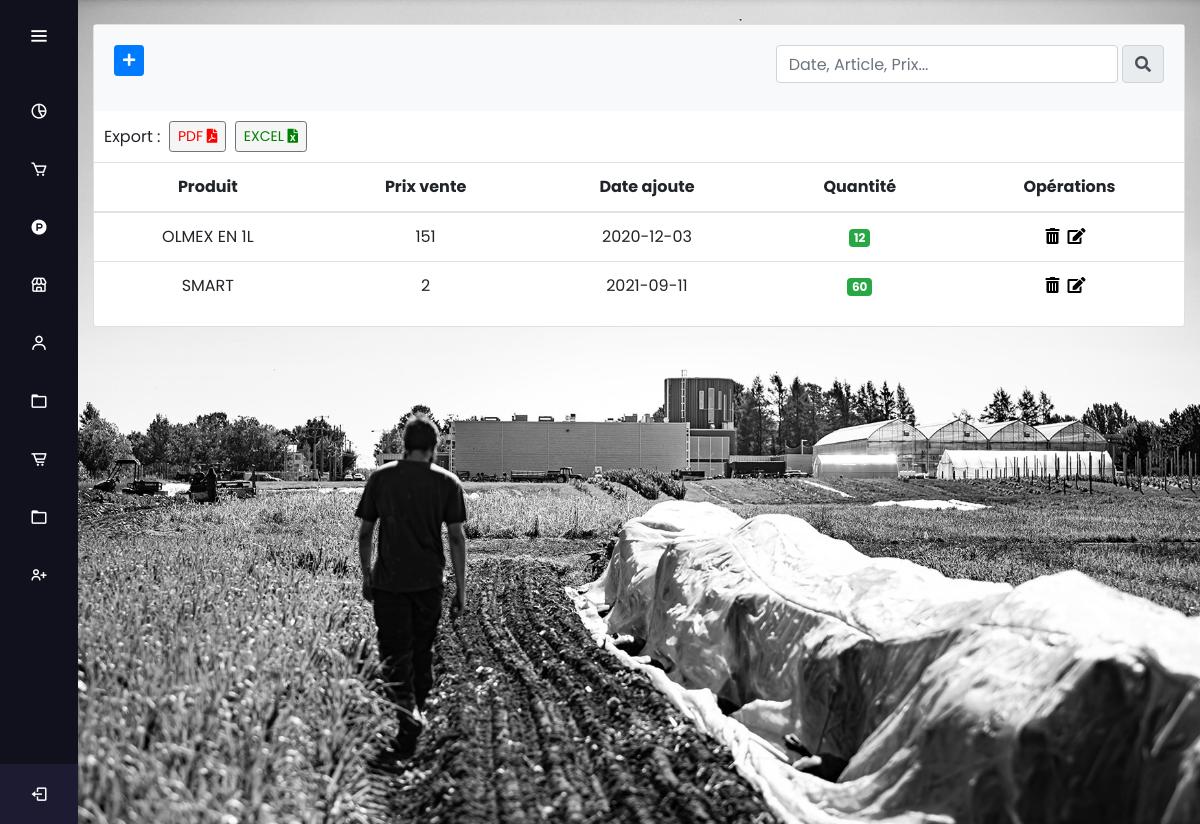
The app's page /stock2020 (signed in) with its own data.
### tables this page shows
CREATE TABLE IF NOT EXISTS `produit` (
  `id_produit` int(11) NOT NULL AUTO_INCREMENT,
  `descriptionn` varchar(50) NOT NULL,
  `prix` double NOT NULL,
  `dateajoute` date NOT NULL,
  `quantité` int(11) NOT NULL,
  PRIMARY KEY (`id_produit`)
);

### controllers/HomeController.php (called while the page is built)
<?php
class HomeController{
	public function index($page){
		include('views/'.$page.'.php');
	}
}
?>

### autoload.php (called while the page is built, shortened)
<?php
function autoload($class_name){
	$array_paths = array(
		'database/',
		'app/classes/',
		'models/',
		'controllers/'
	);
	$parts = explode('\\',$class_name);
	$name = array_pop($parts);
	foreach($array_paths as $path){
		$file = sprintf($path.'%s.php',$name);
	}
}

### database/DB.php (called while the page is built)
<?php
class DB{
	static public function connect(){
		$db = new PDO("mysql:host=localhost;dbname=stock","root","");
		$db->exec("set names utf8");
		$db->setAttribute(PDO::ATTR_ERRMODE,PDO::ERRMODE_WARNING);
		return $db;
	}
}
?>

### models/Stock.php (called while the page is built, shortened)
<?php
class Stock {
	static public function getAll(){
		$stmt = DB::connect()->prepare('SELECT * FROM produit');
		$stmt->execute();
		return $stmt->fetchAll();
	}
}

### controllers/StockController.php (called while the page is built, shortened)
<?php
class StockController{
	public function getAllStock(){
		$stocks = Stock::getAll();
		return $stocks;
	}
}
?>

### views/stock2020.php (the view, shortened to what this page needs)
<?php
	if(isset($_POST['find'])){
		$data = new StockController();
		$stocks = $data->findStocks();
	}else{
		$data = new StockController();
		$stocks = $data->getAllStock();
	}
?>
<div class="container">
	<div class="row my-4">
		<div class="col-md-12 mx-auto">
			<div class="card">
				<div class="card-body bg-light">
					<a href="<?php echo BASE_URL;?>adds" class="btn btn-sm btn-primary mr-2 mb-2">
						<i class="fas fa-plus"></i>
					</a>
					<form method="post" class="float-right mb-2 d-flex flex-row">
    <input type="text" class="form-control" placeholder="Date, Article, Prix..." name="find" aria-label="Input group example" aria-describedby="btnGroupAddon">
  &nbsp;  <button class="input-group-text" id="btnGroupAddon" style="cursor:pointer;"><i class="fas fa-search"></i></button>
  </div>
                    <div class="table-responsive">
                    <div class="form-inline div-pdf-excel">
                            <label>Export :</label>&nbsp;&nbsp;
                            <form method="post" action="Pdf/pdfsituation.php">
                            <button name="pdf" class="btn btn-sm btn-secondary btn-pdf">PDF <i class="fas fa-file-pdf"></i></button>&nbsp;&nbsp;
                            </form>
                            <form action="Excel/Excelstituation.php" method="post">
                            <button name="excelcom" class="btn btn-sm btn-secondary btn-excel">EXCEL <i class="fas fa-file-excel"></i></button>
                            </form>
                        </div>
					<table class="table table-hover">
					<thead>
                                    <tr class="tm-bg-gray">
                                        <th scope="col" class="text-center">Produit</th>
                                        <th scope="col" class="text-center">Prix vente</th>
                                        <th scope="col" class="text-center">Date ajoute</th>
                                        <th scope="col" class="text-center">Quantité</th>
                                        <th scope="col" class="text-center">Opérations</th>
                                    </tr>
                                </thead>
								<tbody>
                                     <?php foreach($stocks as $stock): ?>
                                    <tr>
                                        <td class="text-center"><?php echo $stock['descriptionn']; ?></td>
                                        <td class="text-center"><?php echo $stock['prix']; ?></td>
                                        <td class="text-center"><?php echo $stock['dateajoute']; ?></td>
                                        <td class="text-center">
						      	<?php if($stock['quantité']>10) {?>
                                             <span class="badge badge-success"><?php echo $stock['quantité']; ?></span>
						      	<?php } else{?>
                                         <span class="badge badge-danger"><?php echo $stock['quantité']; ?></span>
                                         <?php } ?>
						          </td>
                                        <td class="formedit">
                                            <form method="post" action="deletes" class="mr-2">
                                                 <button class="forumbtn"><i class="fas fa-trash-alt tm-trash-icon"></i></button>
                                            </form>
                                            <form method="post" action="updates" class="mr-2">
                                                 <button class="forumbtn"><i class="fas fa-edit"></i></button>
                                            </form>
                                       </td>
                                    </tr>
                                   <?php endforeach; ?>
                                </tbody>
					</table>
                    </div>
				</div>
			</div>
		</div>
	</div>

### css/moncss.css (style rules this page uses)
* { font-family: myfont; }
body { background-image: url(../img/back3.jpg); background-size: cover; background-repeat: no-repeat; background-position: center; background-attachment: fixed; }
.forumbtn { background: none; border: none; margin-top: -1px; cursor: pointer; }
.formedit { margin-top: -0.55px; display: flex; justify-content: center; align-items: center; }
.div-pdf-excel { margin: 5px !important; padding: 5px !important; }
.btn-pdf { color: red; background-color: whitesmoke; }
.btn-excel { color: green; background-color: whitesmoke; }

### css/style.css (style rules this page uses)
* { margin: 0; padding: 0; box-sizing: border-box; font-family: "Poppins" , sans-serif; }

### records on screen
produit: descriptionn "OLMEX EN 1L", prix "151", dateajoute "2020-12-03", quantité "12"
produit: descriptionn "SMART", prix "2", dateajoute "2021-09-11", quantité "60"
